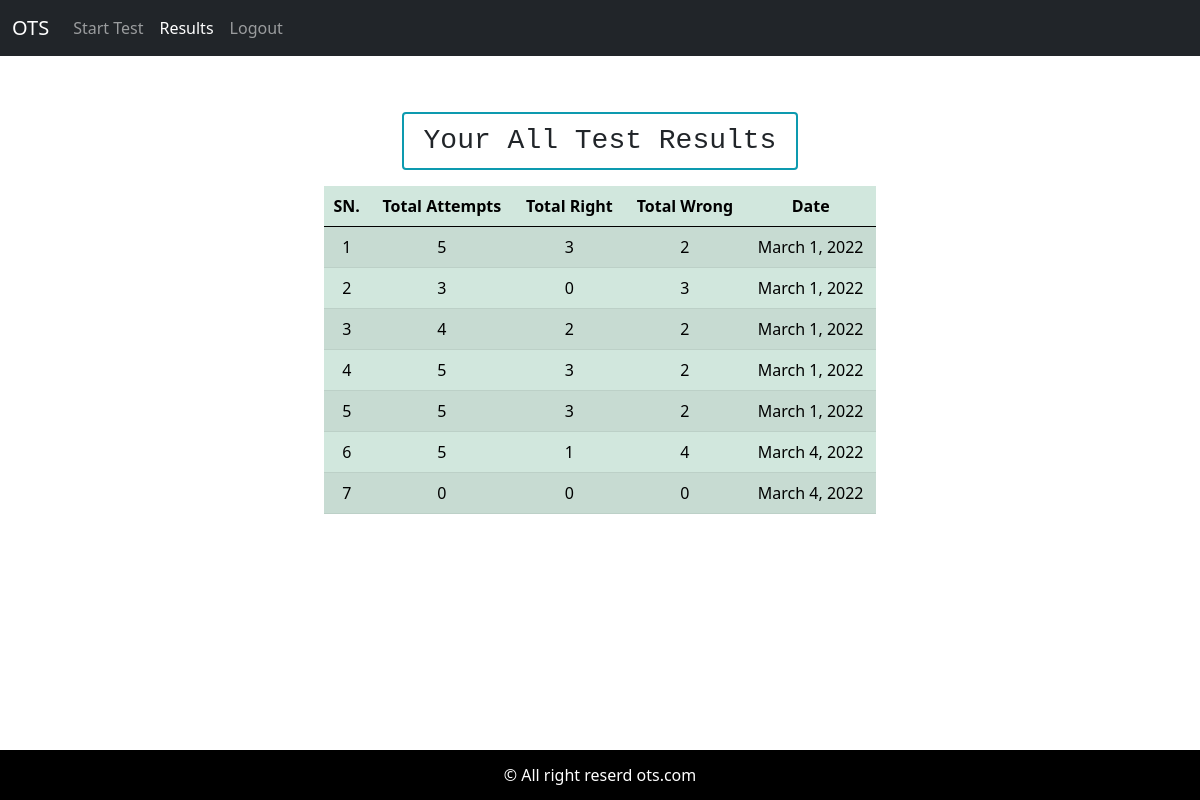
/user-results (signed in), run on the app's committed database.
### OTS/models.py (models this page shows)
class Result(models.Model):
    user=models.ForeignKey(User,on_delete=models.CASCADE)
    total_attempt=models.IntegerField()
    total_wrong=models.IntegerField()
    total_right=models.IntegerField()
    date=models.DateField(null=False, blank=False, auto_now=True,
    verbose_name=u'Fecha de última modificación')

### OTS/views.py (the view)
# urls.py: path('user-results',userResults , name='userresults'),
def userResults(request):
    result=Result.objects.filter(user=request.session['username'])
    res=render(request,'OTS/results.html',{'result':result})
    return res

### templates/OTS/results.html (shortened to what this page needs)
<!DOCTYPE html>
<html lang="en">
  {% load static %}
  <head>
    <link
      href="https://cdn.jsdelivr.net/npm/bootstrap@5.0.2/dist/css/bootstrap.min.css"
      rel="stylesheet"
    />
    <link rel="stylesheet" href="{% static 'css/style.css' %}" />
  </head>
  <body>
    <header>
      <nav class="navbar navbar-expand-lg navbar-dark bg-dark">
        <div class="container-fluid">
          <a class="navbar-brand" href="/">OTS</a>
          <div class="collapse navbar-collapse" id="navbarNav">
            <ul class="navbar-nav">
              <li class="nav-item">
                <a class="nav-link" href="{% url 'starttest' %}"
                  >Start Test</a
                >
              </li>
              <li class="nav-item">
                <a
                  class="nav-link active"
                  href="{% url 'userresults' %}"
                  >Results</a
                >
              </li>
              <li class="nav-item">
                <a class="nav-link" href="{% url 'logout' %}"
                  >Logout</a
                >
              </li>
            </ul>
          </div>
        </div>
      </nav>
    </header>
    <main class="mt-2">
      <section class="p-2 p-sm-5">
        <div>
          <h3 class="h3 result-title m-auto rounded mb-3">
            Your All Test Results
          </h3>
        </div>
        <table class="table table-success table-striped m-auto w-50 rounded">
          <thead>
            <th>SN.</th>
            <th>Total Attempts</th>
            <th>Total Right</th>
            <th>Total Wrong</th>
            <th>Date</th>
          </thead>
          {% for r in result%}
          <tr>
            <td>{{forloop.counter}}</td>
            <td>{{r.total_attempt}}</td>
            <td>{{r.total_right}}</td>
            <td>{{r.total_wrong}}</td>
            <td>{{r.date | date}}</td>
          </tr>
          {% endfor%}
        </table>
      </section>
    </main>
    <footer>
      <span>&copy; All right reserd ots.com</span>
    </footer>
  </body>
</html>

### static/css/style.css (style rules this page uses)
footer { background-color: black; color: white; height: 50px; text-align: center; display: flex; align-items: center; justify-content: center; }

### templates/OTS/results.html (style rules this page uses)
.result-title { width: max-content; border: 2px solid #0d9aaf; padding: 10px 20px; font-family: monospace; }
table { text-align: center; }
footer { position: absolute; bottom: 0; left: 0; width: 100%; }

### data on the page
Result: total_attempt "5", total_right "3", total_wrong "2", date "March 1, 2022"
Result: total_attempt "3", total_right "0", total_wrong "3", date "March 1, 2022"
Result: total_attempt "4", total_right "2", total_wrong "2", date "March 1, 2022"
Result: total_attempt "5", total_right "3", total_wrong "2", date "March 1, 2022"
Result: total_attempt "5", total_right "3", total_wrong "2", date "March 1, 2022"
Result: total_attempt "5", total_right "1", total_wrong "4", date "March 4, 2022"
Result: total_attempt "0", total_right "0", total_wrong "0", date "March 4, 2022"
